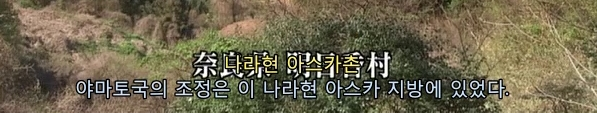
#> input picture samples/1.jpg, 597 x 113 px
$ python subscanner.py ../samples/1.jpg out.png
#> lines starting #> are read from the running program, lines starting #| are printed output that depends on the picture; after the words box and inside, x2 and y2 are one past the last pixel; in counts of white or black regions, pixels touching at a corner belong together
import cv2 as cv
import glob
import numpy as np
import os
import sys

SUBTITLE_DETECTION_THRESHOLD = 0.45

def scan(src):
    assert(len(src.shape) == 2)

    dft = cv.dft(np.float32(src), flags=cv.DFT_COMPLEX_OUTPUT+cv.DFT_ROWS)

    spectrum = cv.magnitude(dft[:,:,0], dft[:,:,1])
    spectrum = 20 * cv.log(spectrum + 1)

    processed = np.reshape(np.sum(spectrum, 1), (spectrum.shape[0], 1))
    processed -= np.amin(processed)
    processed /= np.amax(processed)
    processed *= 255
    processed = np.uint8(processed)

    kernel = cv.getStructuringElement(cv.MORPH_RECT, (1, 5))

    _, binary = cv.threshold(processed, 0, 255, cv.THRESH_BINARY+cv.THRESH_OTSU)
    binary = cv.morphologyEx(binary, cv.MORPH_CLOSE, kernel, iterations=5)
    binary = cv.morphologyEx(binary, cv.MORPH_OPEN, kernel, iterations=3)

    spectrum -= np.amin(spectrum)
    spectrum /= np.amax(spectrum)
    spectrum *= 255
    spectrum = np.uint8(spectrum)

    return binary, spectrum, processed

def find_rect(src):
    r = cv.findContours(src, cv.RETR_EXTERNAL, cv.CHAIN_APPROX_SIMPLE)[0]

    if type(r) == type(tuple()):
        t = -1
        tt = None

        for rr in r:
            if cv.contourArea(rr) > t:
                t = cv.contourArea(rr)
                tt = rr

        r = tt

    r = np.reshape(r, (4, 2))

    return r

def do_processing(src_path, dst_path, test):
    src = cv.imread(src_path)

    assert(sum(src.shape) > 0)

    gray = cv.cvtColor(src, cv.COLOR_BGR2GRAY)

    binary, spectrum, processed = scan(gray)

    t = sum(binary > 0) / binary.shape[0]

    binary = np.repeat(binary, gray.shape[1], 1)

    if test:
        name = dst_path.split('.')

        if len(name) > 1:
            name = '.'.join(name[:-1])

        processed = np.repeat(processed, gray.shape[1], 1)

        cv.imwrite(f'{name}_1r1original.jpg', src)
        cv.imwrite(f'{name}_1r2spectrum.jpg', spectrum)
        cv.imwrite(f'{name}_1r3processed.jpg', processed)
        cv.imwrite(f'{name}_1r4binary.jpg', binary)

    if t > SUBTITLE_DETECTION_THRESHOLD:
        print(f"Failed to detect any subtitle from {src_path}")

        return

    r = find_rect(binary)

    gray = gray[r[0][1]:r[1][1]+1,:]
    gray = cv.transpose(gray)

    binary_cols, spectrum_cols, processed_cols = scan(gray)

    binary_cols = cv.transpose(binary_cols)
    binary_cols = np.repeat(binary_cols, gray.shape[1], 0)

    binary[:,:] = 0
    binary[r[0][1]:r[1][1]+1,:] = binary_cols

    if test:
        src_tmp = np.zeros_like(src)
        spectrum_tmp = np.zeros_like(spectrum)
        processed_tmp = np.zeros_like(processed)

        src_tmp[r[0][1]:r[1][1]+1,:] = src[r[0][1]:r[1][1]+1,:]
        spectrum_tmp[r[0][1]:r[1][1]+1,:] = cv.transpose(spectrum_cols)
        processed_tmp[r[0][1]:r[1][1]+1,:] = np.repeat(cv.transpose(processed_cols), gray.shape[1], 0)

        cv.imwrite(f'{name}_2c1original.jpg', src_tmp)
        cv.imwrite(f'{name}_2c2spectrum.jpg', spectrum_tmp)
        cv.imwrite(f'{name}_2c3processed.jpg', processed_tmp)
        cv.imwrite(f'{name}_2c4binary.jpg', binary)

    r = find_rect(binary)

    if test:
        dst_tmp = np.zeros_like(src)
        dst_tmp[max(r[0][1]-5, 0):r[1][1]+5,max(r[0][0]-20, 0):r[2][0]+20,:] = src[max(r[0][1]-5, 0):r[1][1]+5,max(r[0][0]-20, 0):r[2][0]+20,:]
        cv.imwrite(f'{name}_3out.jpg', dst_tmp)
    else:
        cv.imwrite(dst_path, src[max(r[0][1]-5, 0):r[1][1]+5,max(r[0][0]-20, 0):r[2][0]+20,:])

def main():
    assert(len(sys.argv) >= 3)

    src = sys.argv[1]
    dst = sys.argv[2]

    options = set(sys.argv[3:])

    if options:
        if '--clean' in options:
            clean = True
        else:
            clean = False
        if '--test' in options:
            test = True
        else:
            test = False
    else:
        clean = False
        test = False

    assert(not((os.path.isdir(src) or '*' in src) and not os.path.isdir(dst)))

    if os.path.isdir(src):
        src = glob.glob(os.path.join(src, '*'))
    elif '*' in src:
        src = glob.glob(os.path.join(src))
    else:
        src = [src]

    if os.path.isdir(dst):
        if clean:
            for f in glob.glob(os.path.join(dst, '*')):
                os.remove(f)

        dst = [os.path.join(dst, os.path.split(s)[-1]) for s in src]
    else:
        dst = [dst]

    for i, s in enumerate(src):
        do_processing(s, dst[i], test)
#> in do_processing, src is the input picture: shape (113, 597, 3); mean B, G, R 78.9, 102.5, 110.2
#> in do_processing, `gray = cv.cvtColor(src, cv.COLOR_BGR2GRAY)`:
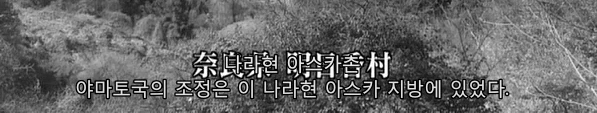
#> gray: shape (113, 597); min 0, max 255, mean 102.1
#> in scan, `spectrum = 20 * cv.log(spectrum + 1)`:
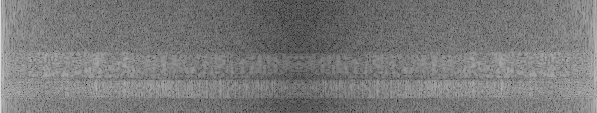
#> spectrum: shape (113, 597) float32; min 20.51, max 222.9, mean 121
#> in scan, `processed = np.reshape(np.sum(spectrum, 1), (spectrum.shape[0], 1))`: processed = 113 values, max 83217.5 at index 87, min 65167.3 at index 7, mean 72248.8
#> in scan, `processed -= np.amin(processed)`: processed = 113 values, max 18050.2 at index 87, min 0 at index 7, mean 7081.4
#> in scan, `processed /= np.amax(processed)`: processed = 113 values, max 1 at index 87, min 0 at index 7, mean 0.392
#> in scan, `processed *= 255`: processed = 113 values, max 255 at index 87, min 0 at index 7, mean 100
#> in scan, `processed = np.uint8(processed)`: processed = 113 values, max 255 at index 87, min 0 at index 7, mean 99.54
#> in scan, `_, binary = cv.threshold(processed, 0, 255, cv.THRESH_BINARY+cv.THRESH..`: binary = 113 values, max 255 at index 53, min 0 at index 0, mean 94.78
#> in scan, `binary = cv.morphologyEx(binary, cv.MORPH_CLOSE, kernel, iterations=5)`: binary = 113 values, max 255 at index 53, min 0 at index 0, mean 101.5
#> in scan, `spectrum -= np.amin(spectrum)`:
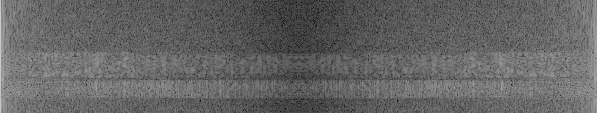
#> spectrum: shape (113, 597) float32; min 0, max 202.4, mean 100.5
#> in do_processing, `t = sum(binary > 0) / binary.shape[0]`: t = [0.398]
#> in do_processing, `binary = np.repeat(binary, gray.shape[1], 1)`:
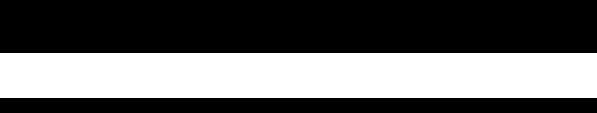
#> binary: shape (113, 597); 39.8% white; 1 white region, box (x1, y1, x2, y2) and area: (0, 53, 597, 98) 26865
#> in find_rect, `r = cv.findContours(src, cv.RETR_EXTERNAL, cv.CHAIN_APPROX_SIMPLE)[0]`: r = [[[0, 53], [0, 97], [596, 97], [596, 53]]]
#> in find_rect, `r = np.reshape(r, (4, 2))`: r = [[0, 53], [0, 97], [596, 97], [596, 53]]
#> in scan (call 2), `processed = np.reshape(np.sum(spectrum, 1), (spectrum.shape[0], 1))`: processed = 597 values, max 5672.7 at index 307, min 3205.1 at index 44, mean 4615.9
#> in scan (call 2), `processed -= np.amin(processed)`: processed = 597 values, max 2467.6 at index 307, min 0 at index 44, mean 1410.8
#> in scan (call 2), `processed /= np.amax(processed)`: processed = 597 values, max 1 at index 307, min 0 at index 44, mean 0.572
#> in scan (call 2), `processed *= 255`: processed = 597 values, max 255 at index 307, min 0 at index 44, mean 145.8
#> in scan (call 2), `processed = np.uint8(processed)`: processed = 597 values, max 255 at index 307, min 0 at index 44, mean 145.3
#> in scan (call 2), `_, binary = cv.threshold(processed, 0, 255, cv.THRESH_BINARY+cv.THRESH..`: binary = 597 values, max 255 at index 78, min 0 at index 0, mean 158.9
#> in scan (call 2), `binary = cv.morphologyEx(binary, cv.MORPH_CLOSE, kernel, iterations=5)`: binary = 597 values, max 255 at index 78, min 0 at index 0, mean 184.9
#> in scan (call 2), `binary = cv.morphologyEx(binary, cv.MORPH_OPEN, kernel, iterations=3)`: binary = 597 values, max 255 at index 78, min 0 at index 0, mean 184.1
#> in scan (call 2), `spectrum /= np.amax(spectrum)`:
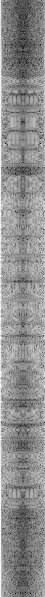
#> spectrum: shape (597, 45) float32; min 0, max 1, mean 0.555
#> in do_processing, `binary_cols, spectrum_cols, processed_cols = scan(gray)`: binary_cols has the same summary as binary in scan; processed_cols has the same summary as processed in scan
#> in do_processing, `binary_cols = np.repeat(binary_cols, gray.shape[1], 0)`: binary_cols: shape (45, 597); 72.2% white; 2 black regions, box (x1, y1, x2, y2) and area: (509, 0, 597, 45) 3960, (0, 0, 78, 45) 3510
#> in do_processing, `binary[:,:] = 0`: binary: shape (113, 597); every value is 0
#> in do_processing, `binary[r[0][1]:r[1][1]+1,:] = binary_cols`:
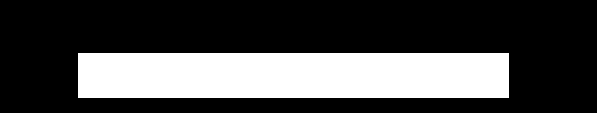
#> binary: shape (113, 597); 28.7% white; 1 white region, box (x1, y1, x2, y2) and area: (78, 53, 509, 98) 19395
#> in do_processing, `r = find_rect(binary)`: r = [[78, 53], [78, 97], [508, 97], [508, 53]]
#> in do_processing, `cv.imwrite(dst_path, src[max(r[0][1]-5, 0):r[1][1]+5,max(r[0][0]-20, 0..`:
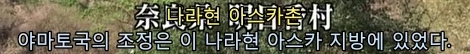
#> saved as out.png: shape (54, 470, 3); mean B, G, R 80.3, 98.7, 101

if __name__ == '__main__':
    main()
